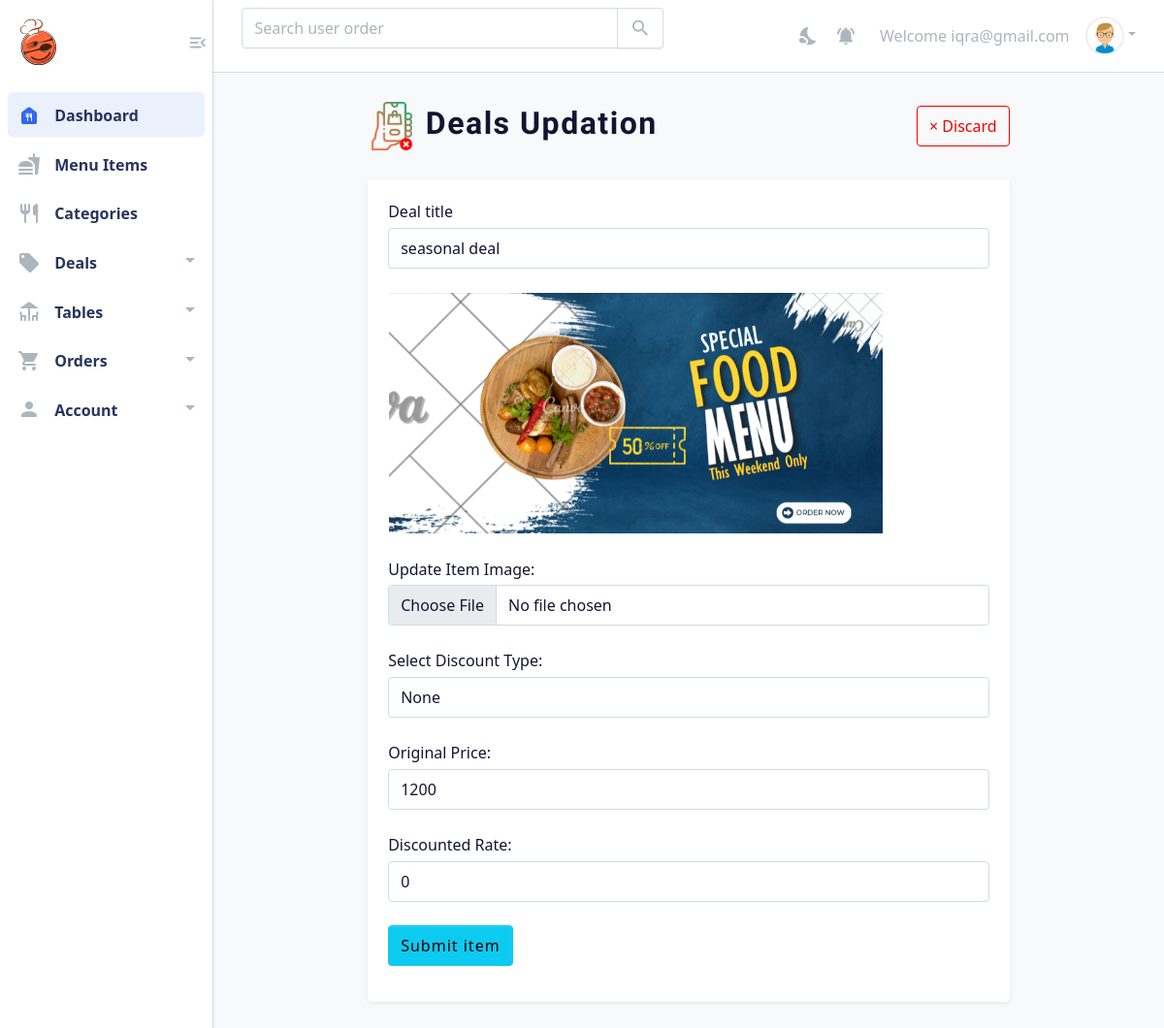
Page /deals_update.php?u_id=15 (signed in) on the committed database.
### tables this page shows
CREATE TABLE `deals` (
  `id` int(11) NOT NULL AUTO_INCREMENT,
  `name` varchar(50) NOT NULL,
  `price` int(200) NOT NULL,
  `discountType` int(20) DEFAULT NULL,
  `discountRate` int(11) DEFAULT NULL,
  `discountPrice` int(11) DEFAULT NULL,
  `image` varchar(100) NOT NULL,
  `CreatedOn` datetime NOT NULL DEFAULT current_timestamp(),
  `CreatedBy` varchar(20) DEFAULT NULL,
  `LastModifiedOn` datetime DEFAULT NULL,
  `LastModifiedBy` varchar(20) DEFAULT NULL,
  `DeletedOn` datetime DEFAULT NULL,
  `DeletedBy` varchar(20) DEFAULT NULL,
  PRIMARY KEY (`id`)
);

### crud.php (called while the page is built, shortened)
<?php
function connection()
{
	$host="localhost";
	$user = "root";
	$password= "";
	$db_name="menu_sys_db";
	$conn=mysqli_connect($host,$user,$password,$db_name);
	return $conn;
}
	function query_exec($query)
	{
		$conn=connection();
		$result= mysqli_query($conn,$query);
		return $result;
	}
?>

### deals_update.php (the view, shortened to what this page needs)
<?php
include("crud.php");
if (isset($_GET["u_id"])) {
    $id = $_GET["u_id"];
    $result = query_exec("select * from deals where id='$id'");
    $row = mysqli_fetch_assoc($result);
} else {
    redirect("deal.php");
}
?>
<?php include("headerlinks.php") ?>
<body>
    <?php include("header.php") ?>
    <main class="main-wrap">
        <?php include("headerr.php") ?>
        <section class="content-main" style="max-width: 720px">
            <div class="content-header">
                <h2 class="content-title" style="font-family: 'Lugrasimo', cursive;letter-spacing:1.5px"><span><img src="images/food/online-order-3.png" height="50px" alt=""></span> Deals Updation</h2>
                <div>
                    <a href="deal.php" class="btn btn-outline-danger"> &times; Discard</a>
                </div>
            </div>
            <div class="card mb-4">
                <div class="card-body">
                    <form method="post" action="deals_update.php" enctype="multipart/form-data">
                        <div class="mb-4">
                            <label for="product_name" class="form-label">Deal title</label>
                            <input type="text" placeholder="Type here" name="name" value="<?php echo $row["name"] ?>" class="form-control" id="product_name" required autocomplete="off">
                        </div>
                        <div class="mb-4">
                            <a href="#" name="image_p"> <img src="images/deals/<?php echo $row["image"] ?>" height="250px" class="border border-white" alt="Product"> </a>
                        </div>
                        <div class="mb-4">
                            <label for="new_image" class="form-label">Update Item Image:</label>
                            <input type="file" name="new_image" class="form-control" id="new_image">
                        </div>
                        <div class="mb-4">
                            <label class="form-label" for="discount_type">Select Discount Type:</label>
                            <select name="discount_type" class="form-control" id="discount_type">
                                <?php
                                if ($row["discountType"] == 1) { ?>
                                    <option value="<?php echo $row["discountType"] ?>">Percentage</option>
                                    <option value="2">None</option>
                                    <option value="0">Rate</option>
                                <?php } elseif ($row["discountType"] == 0) { ?>
                                    <option value="<?php echo $row["discountType"] ?>">Rate</option>
                                    <option value="2">None</option>
                                    <option value="1">Percentage (%)</option>
                                <?php } else { ?>
                                    <option value="<?php echo $row["discountType"] ?>">None</option>
                                <?php    } ?>
                            </select>
                        </div>
                        <div class="mb-4">
                            <label for="original_price" class="form-label">Original Price:</label>
                            <input type="text" class="form-control" value="<?php echo $row["price"] ?>" name="original_price" id="original_price" step="0.01">
                        </div>
                        <div class="mb-4">
                            <label for="discounted_price" class="form-label">Discounted Rate:</label>
                            <input type="text" name="discounted_price" value="<?php echo $row["discountRate"] ?>" class="form-control" id="discounted_price" step="0.01">
                        </div>
                        <button class="btn btn-info" style="letter-spacing: 1px;" type="submit" name="submit">Submit item</button>
                    </form>
                </div>
            </div>
        </section>
    </main>
</body>
</html>

### css/uif9e3.css (style rules this page uses)
body { position: relative; min-height: 100vh; }
.main-wrap { margin-left: 260px; }
.content-main { padding: 30px 3%; margin-left: auto; margin-right: auto; }
.content-header { display: flex; align-items: center; justify-content: space-between; margin-bottom: 30px; }
.content-header .content-title { margin-bottom: 0; }

### css/responsivef9e3.css (style rules this page uses)
@media (max-width: 1200px) { .main-wrap { margin-left: 220px; } }

### rows in the picture
deals: name "seasonal deal", image (picture), discount_type "None", original_price "1200", discounted_price "0"

### other values in the picture
$_SESSION["admin"] "iqra@gmail.com"
